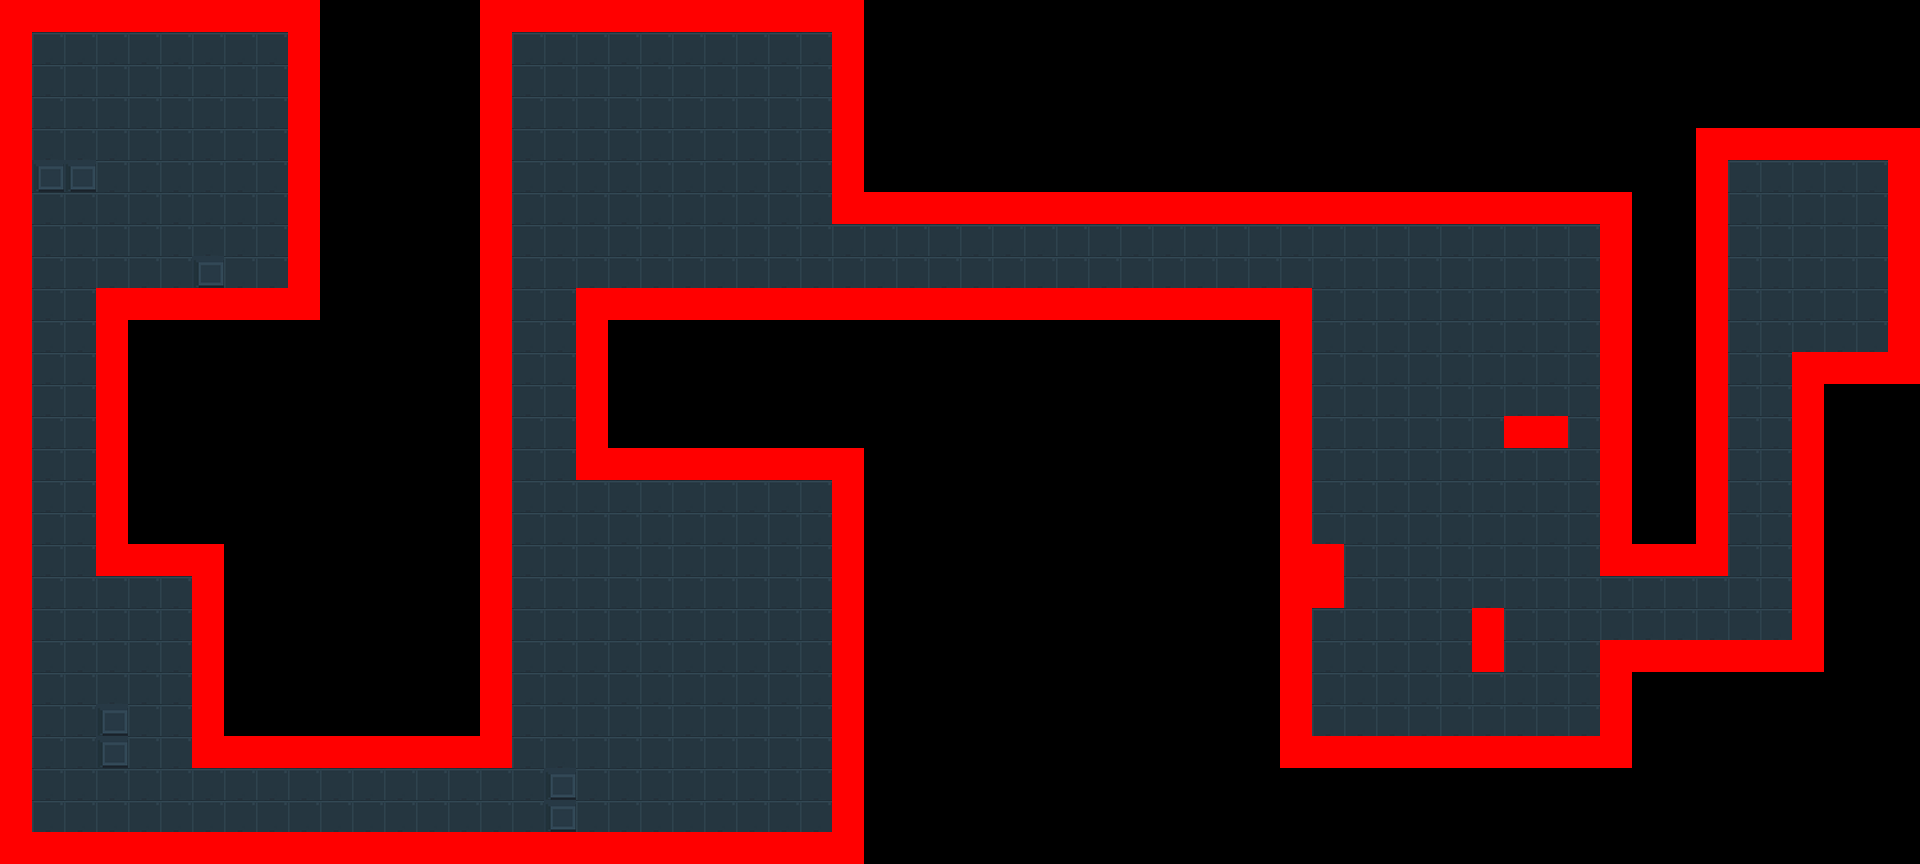

This game map was drawn from its Tiled (.tmx) file and the tilesets committed beside it. A one-line description and the trimmed map source follow:
An orthogonal 60x27 tile map with 32x32 px tiles, 4 tile layers (Road1, roomlayer1, wall, barrier), 3 tilesets and 6 objects (playerBorn, battleRoom1, battleRoom2, GameEnd, baoxiang1, ...).

<map version="1.2" tiledversion="1.3.4" orientation="orthogonal" renderorder="right-down" width="60" height="27" tilewidth="32" tileheight="32" infinite="0" nextlayerid="13" nextobjectid="16">
 <tileset firstgid="1" name="QishiDiban" tilewidth="32" tileheight="32" spacing="1" margin="1" tilecount="1" columns="1">
  <image source="骑士地板.png" width="40" height="40" />
  <tile id="0">
   <properties>
    <property name="unblocked" value="true" />
   </properties>
  </tile>
 </tileset>
 <tileset firstgid="2" name="wall1" tilewidth="32" tileheight="32" spacing="1" margin="1" tilecount="1" columns="1">
  <image source="wall1.png" width="40" height="40" />
 </tileset>
 <tileset firstgid="3" name="867052-20161029095505140-231193922" tilewidth="32" tileheight="32" spacing="1" margin="1" tilecount="16" columns="8">
  <image source="867052-20161029095505140-231193922.png" width="282" height="75" />
  <tile id="8">
   <properties>
    <property name="unblocked" value="true" />
   </properties>
  </tile>
 </tileset>
 <objectgroup id="10" name="knight">
  <object id="8" name="playerBorn" x="126.667" y="227.667" width="32" height="31" />
  <object id="11" name="battleRoom1" x="526" y="705.333" width="69" height="122.667" />
  <object id="12" name="battleRoom2" x="1325" y="232" width="122" height="147" />
 </objectgroup>
 <objectgroup id="11" name="end">
  <object id="10" name="GameEnd" x="1783.33" y="194" width="60" height="79.333">
   <ellipse />
  </object>
 </objectgroup>
 <objectgroup id="12" name="box">
  <object id="13" name="baoxiang1" x="643.5" y="130" width="31" height="30" />
  <object id="14" name="baoxiang2" x="97" y="640.5" width="33" height="33.5" />
 </objectgroup>
 <layer id="5" name="Road1" width="60" height="27">
  <data>[1620 cells, 64 non-empty, 1 distinct tile ids]</data>
 </layer>
 <layer id="4" name="roomlayer1" width="60" height="27">
  <data>[1620 cells, 499 non-empty, 1 distinct tile ids]</data>
 </layer>
 <layer id="8" name="wall" width="60" height="27">
  <data>[1620 cells, 311 non-empty, 1 distinct tile ids]</data>
 </layer>
 <layer id="9" name="barrier" width="60" height="27">
  <data>[1620 cells, 304 non-empty, 1 distinct tile ids]</data>
 </layer>
</map>
